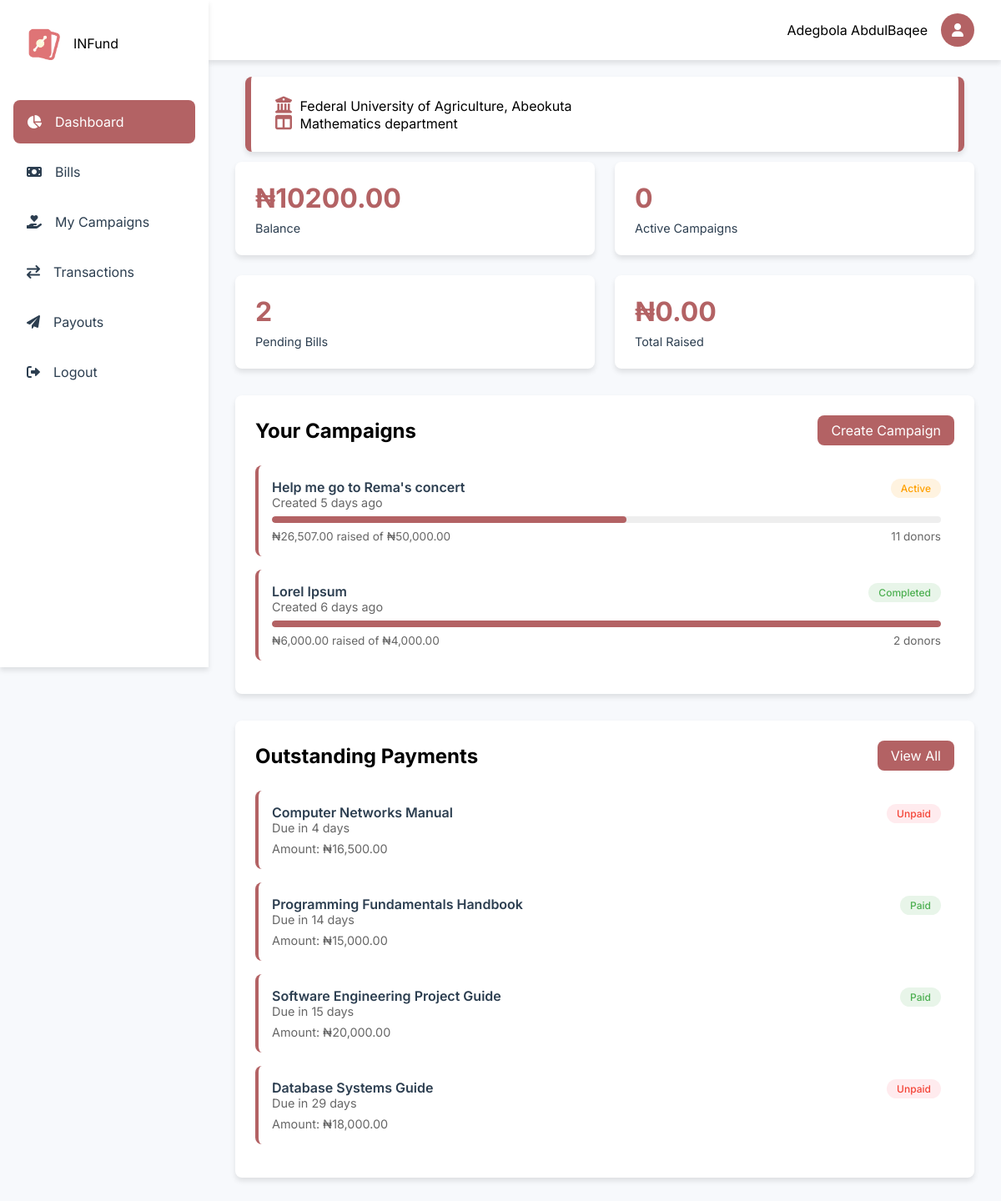
The page /dashboard/overview (signed in) on the database as committed earlier.
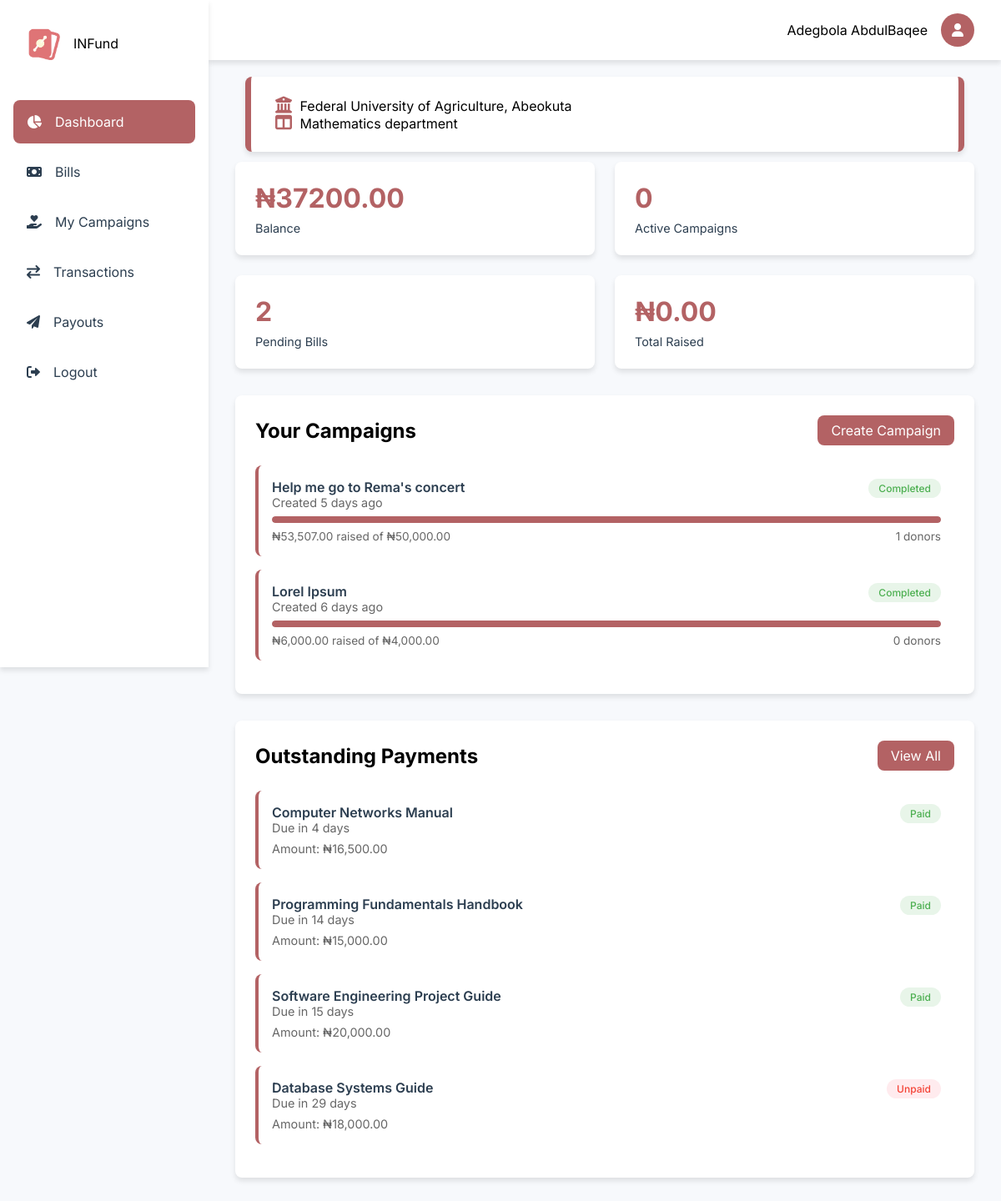
The same page on the database as committed later.
### tables this page shows
CREATE TABLE `users` (
  `id` int(11) NOT NULL,
  `fullname` varchar(1000) NOT NULL,
  `email` varchar(200) DEFAULT NULL,
  `balance` decimal(15,2) NOT NULL DEFAULT 0.00,
  `username` varchar(30) NOT NULL,
  `phone` varchar(30) DEFAULT NULL,
  `dob` varchar(200) DEFAULT NULL,
  `country` varchar(200) DEFAULT NULL,
  `state` varchar(1000) DEFAULT NULL,
  `university` varchar(1000) DEFAULT NULL,
  `faculty` varchar(1000) DEFAULT NULL,
  `department` varchar(1000) DEFAULT NULL,
  `matric_no` varchar(1000) NOT NULL,
  `password` varchar(1000) DEFAULT NULL,
  `level` varchar(200) NOT NULL DEFAULT '100',
  `bank_id` varchar(200) DEFAULT NULL,
  `bank_account_name` varchar(200) DEFAULT NULL,
  `account_number` int(30) DEFAULT NULL,
  `created_at` varchar(1000) DEFAULT current_timestamp(),
  `last_login` varchar(1000) DEFAULT current_timestamp(),
  `gender` varchar(1000) DEFAULT NULL
);

CREATE TABLE `campaigns` (
  `id` int(11) NOT NULL,
  `title` varchar(255) NOT NULL,
  `description` text NOT NULL,
  `impact` text DEFAULT NULL,
  `importance` text DEFAULT NULL,
  `uid` int(11) NOT NULL,
  `goal_amount` decimal(15,2) NOT NULL,
  `amount_raised` decimal(15,2) DEFAULT 0.00,
  `start_date` date NOT NULL,
  `end_date` date NOT NULL,
  `status` enum('active','completed','cancelled') DEFAULT 'active',
  `created_at` timestamp NOT NULL DEFAULT current_timestamp(),
  `updated_at` timestamp NOT NULL DEFAULT current_timestamp() ON UPDATE current_timestamp(),
  `image1` varchar(1000) NOT NULL,
  `image2` varchar(1000) DEFAULT NULL,
  `image3` varchar(1000) DEFAULT NULL,
  `image4` varchar(1000) DEFAULT NULL
);

CREATE TABLE `bills` (
  `id` int(11) NOT NULL,
  `creator_id` int(11) NOT NULL,
  `name` varchar(255) NOT NULL,
  `university` varchar(255) NOT NULL,
  `faculty` varchar(255) NOT NULL,
  `department` varchar(1000) NOT NULL,
  `level` varchar(255) NOT NULL,
  `matric_no` varchar(255) NOT NULL,
  `price` decimal(10,2) NOT NULL,
  `start_date` date DEFAULT NULL,
  `end_date` date DEFAULT NULL,
  `created_at` timestamp NOT NULL DEFAULT current_timestamp()
);

CREATE TABLE `payments` (
  `id` int(11) NOT NULL,
  `uid` int(11) NOT NULL,
  `reference_id` varchar(1000) DEFAULT NULL,
  `gateway_reference` varchar(200) DEFAULT NULL,
  `bill_id` int(11) NOT NULL,
  `student_id` int(11) NOT NULL,
  `total_amount` decimal(10,2) NOT NULL,
  `amount_paid` decimal(10,2) DEFAULT 0.00,
  `status` enum('Unpaid','Partially Paid','Paid') NOT NULL DEFAULT 'Unpaid',
  `last_payment_date` timestamp NULL DEFAULT current_timestamp(),
  `created_at` timestamp NOT NULL DEFAULT current_timestamp(),
  `updated_at` timestamp NOT NULL DEFAULT current_timestamp() ON UPDATE current_timestamp()
);

### includes/get_universities.php (called while the page is built, shortened)
<?php
function get_university($abbr)
{
    global $conn;
    $stmt = $conn->prepare("SELECT * FROM universities WHERE abbreviation=?");
    $stmt->bind_param("s", $abbr);
    $stmt->execute();
    $result = $stmt->get_result();
    $university = [];
    while ($row = $result->fetch_assoc()) {
        $university[] = $row;
    }
    return $university;
}

### includes/user/get_bills.php (the view, shortened to what the changed rows need)
<?php
function getBillsByDepartment($department, $user_id)
{
    global $conn;
    $query = "SELECT b.*,
              p.amount_paid,
              p.status as payment_status,
              p.last_payment_date,
              DATEDIFF(b.end_date, CURRENT_DATE()) as days_remaining
              FROM bills b
              LEFT JOIN payments p ON b.id = p.bill_id AND p.student_id = ?
              WHERE b.department = ?
              AND b.end_date >= CURRENT_DATE()
              ORDER BY b.end_date ASC";
    $stmt = $conn->prepare($query);
    $stmt->bind_param("is", $user_id, $department);
    $stmt->execute();
    $result = $stmt->get_result();
    return $result->fetch_all(MYSQLI_ASSOC);
}
function displayBillsSection($bills)
{
    $output = '';
    foreach ($bills as $bill) {
        $badge_class = 'badge-danger';
        $status = 'Unpaid';
        $amount_display = '₦' . number_format($bill['price'], 2);
        if (isset($bill['payment_status'])) {
            switch ($bill['payment_status']) {
                case 'Paid':
                    $badge_class = 'badge-success';
                    $status = 'Paid';
                    break;
            }
        }
        $output .= sprintf(
            '
            <div class="campaign-card">
                <a href="bill.php?id=%d" class="campaign-header">
                    <div>
                        <div class="campaign-title">%s</div>
                        <div class="campaign-meta">Due in %d days</div>
                    </div>
                    <span class="badge %s">%s</span>
                </a>
                <div class="campaign-meta">
                    Amount: %s
                </div>
            </div>
        ',
            $bill['id'],
            htmlspecialchars($bill['name']),
            $bill['days_remaining'],
            $badge_class,
            $status,
            $amount_display
        );
    }
    return $output;
}

### includes/user/nav.php (shortened to what the changed rows need)
<?php
include '../config/config.php';
include '../includes/user/functions.php';
$my_details = getUserDetails($_SESSION["user_id"]);
?>
<!DOCTYPE html>
<html lang="en">
<head>
    <link href="https://cdnjs.cloudflare.com/ajax/libs/toastr.js/latest/css/toastr.min.css" rel="stylesheet" />
    <link rel="stylesheet" href="https://cdnjs.cloudflare.com/ajax/libs/font-awesome/6.0.0/css/all.min.css">
    <link rel="stylesheet" href="../assets/css/user/nav.css">
</head>
<body>
    <div class="container">
        <div class="topnav">
            <div class="user-profile">
                <span><?php echo $my_details['fullname']; ?></span>
                <a href="./profile">
                    <div class="avatar">
                    </div>
                </a>
            </div>
        </div>

### dashboard/overview.php (shortened to what the changed rows need)
<?php
include '../config/config.php';
include '../includes/get_universities.php';
include '../includes/user/get_bills.php';
include '../includes/user/nav.php';
$university = get_university($my_details['university']);
$campaigns = getCampaignsByUserId($_SESSION['user_id']);
$campaign_stats = getCampaignStats($campaigns);
?>
<main class="main-content">
    <div class="server-details">
        <i class="fas fa-university"></i> <?php
                                            if (!empty($university)) {
                                                $university_name = $university[0]['name'];
                                                echo $university_name;
                                            } else {
                                                echo "No university found with the abbreviation: " . $abbreviation;
                                            } ?>
        <br>
        <i class="fas fa-columns"></i> <?php echo $my_details['department']; ?> department
    </div>
    <div class="cards-grid">
        <div class="card">
            <h2>₦<?php echo $my_details['balance']; ?></h2>
            <p>Balance </p>
        </div>
        <div class="card">
            <h2><?php echo $campaign_stats['active_campaigns']; ?></h2>
        </div>
        <div class="card">
            <h2>2</h2>
        </div>
        <div class="card">
            <h2>₦<?php echo number_format($campaign_stats['total_raised'], 2); ?></h2>
        </div>
    </div>
    <div class="campaigns-grid">
        <section class="feed-section">
            <div class="section-header">
                <h2>Your Campaigns</h2>
            </div>
            <?php echo displayCampaignSection($campaigns); ?>
        </section>
        <section class="feed-section">
            <div class="section-header">
                <h2>Outstanding Payments</h2>
            </div>
            <?php
            $bills = getBillsByDepartment($my_details['department'], $_SESSION['user_id']);
            echo displayBillsSection($bills);
            ?>
        </section>
    </div>
</main>
<?php
include '../includes/user/footer.php';
?>

### includes/user/functions.php (shortened to what the changed rows need)
<?php
function getUserDetails(string $email): array
{
    global $conn;
    if (strpos($email, "@")) {
        $query = "SELECT * FROM users WHERE email = ?";
    } else {
        $query = "SELECT * FROM users WHERE id = ?";
    }
    $stmt = $conn->prepare($query);
    $stmt->bind_param("s", $email);
    $stmt->execute();
    $result = $stmt->get_result();
    $data = $result->fetch_assoc();
    return $data;
}
function getCampaignsByUserId($user_id)
{
    global $conn;
    $sql = "SELECT c.*,
            (SELECT COUNT(*) FROM donations WHERE campaign_id = c.id) as donor_count,
            (SELECT SUM(amount) FROM donations WHERE campaign_id = c.id) as total_donations
            FROM campaigns c
            WHERE c.uid = ?
            ORDER BY c.created_at DESC";
    $stmt = $conn->prepare($sql);
    $stmt->bind_param("i", $user_id);
    $stmt->execute();
    $result = $stmt->get_result();
    return $result;
}
function displayCampaignSection($campaigns)
{
    $output = '';
    if ($campaigns->num_rows > 0) {
        while ($campaign = $campaigns->fetch_assoc()) {
            $progress = ($campaign['amount_raised'] / $campaign['goal_amount']) * 100;
            $progress = min(100, $progress);
            $created_date = new DateTime($campaign['created_at']);
            $now = new DateTime();
            $interval = $created_date->diff($now);
            $time_ago = formatTimeAgo($interval);
            $badge_class = ($campaign['status'] === 'completed') ? 'badge-success' : 'badge-warning';
            $status_text = ucfirst($campaign['status']);
            $output .= sprintf(
                '
                <div class="campaign-card" onclick="window.location.href=\'campaign?id=%d\'">
                    <div class="campaign-header">
                        <div>
                            <div class="campaign-title">%s</div>
                            <div class="campaign-meta">Created %s</div>
                        </div>
                        <span class="badge %s">%s</span>
                    </div>
                    <div class="progress-bar">
                        <div class="progress-fill" style="width: %d%%"></div>
                    </div>
                    <div class="campaign-stats">
                        <span>₦%s raised of ₦%s</span>
                        <span>%d donors</span>
                    </div>
                </div>',
                $campaign['id'],
                htmlspecialchars($campaign['title']),
                $time_ago,
                $badge_class,
                $status_text,
                $progress,
                number_format($campaign['amount_raised'], 2),
                number_format($campaign['goal_amount'], 2),
                $campaign['donor_count']
            );
        }
    }
    return $output;
}
function formatTimeAgo($interval)
{
    if ($interval->d >= 1) return $interval->d . ' day' . ($interval->d > 1 ? 's' : '') . ' ago';
    return 'just now';
}
function getCampaignStats($campaigns)
{
    $stats = [
        'total_raised' => 0,
        'active_campaigns' => 0
    ];
    if ($row = $campaigns->fetch_assoc()) {
        $stats['total_raised'] = $row['total_raised'] ?? 0;
        $stats['active_campaigns'] = $row['active_campaigns'] ?? 0;
    }
    return $stats;
}
?>

Rows that differ between the two databases and show on the page:
no longer on this page (row unchanged): bills: name "Computer Networks Manual", days_remaining "4", status "Unpaid", price "₦16,500.00"
changed users "Adegbola AbdulBaqee": balance "10200.00" → "37200.00"
changed campaigns "Help me go to Rema's concert": status "Active" → "Completed"; amount_raised "26,507.00" → "53,507.00"; donor_count "11" → "1"
computed for campaigns "Lorel Ipsum": donor_count "2" → "0"
added payments: bill.name "Computer Networks Manual", days_remaining "4", status "Paid", bill.price "₦16,500.00"
